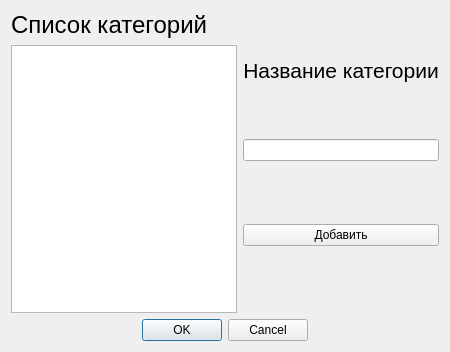
<?xml version="1.0" encoding="UTF-8"?>
<ui version="4.0">
 <class>category</class>
 <widget class="QDialog" name="category">
  <property name="geometry">
   <rect>
    <x>0</x>
    <y>0</y>
    <width>450</width>
    <height>352</height>
   </rect>
  </property>
  <property name="windowTitle">
   <string>Dialog</string>
  </property>
  <layout class="QGridLayout" name="gridLayout">
   <item row="1" column="1">
    <widget class="QDialogButtonBox" name="buttonBox">
     <property name="sizePolicy">
      <sizepolicy hsizetype="Expanding" vsizetype="Fixed">
       <horstretch>0</horstretch>
       <verstretch>0</verstretch>
      </sizepolicy>
     </property>
     <property name="orientation">
      <enum>Qt::Horizontal</enum>
     </property>
     <property name="standardButtons">
      <set>QDialogButtonBox::Cancel|QDialogButtonBox::Ok</set>
     </property>
     <property name="centerButtons">
      <bool>true</bool>
     </property>
    </widget>
   </item>
   <item row="0" column="1">
    <layout class="QHBoxLayout" name="horizontalLayout_4">
     <item>
      <layout class="QVBoxLayout" name="verticalLayout_5">
       <item>
        <widget class="QLabel" name="label_2">
         <property name="font">
          <font>
           <pointsize>18</pointsize>
          </font>
         </property>
         <property name="text">
          <string>Список категорий</string>
         </property>
        </widget>
       </item>
       <item>
        <widget class="QTableView" name="tableView"/>
       </item>
      </layout>
     </item>
     <item>
      <layout class="QVBoxLayout" name="verticalLayout_6">
       <item>
        <widget class="QLabel" name="label">
         <property name="sizePolicy">
          <sizepolicy hsizetype="Fixed" vsizetype="Fixed">
           <horstretch>0</horstretch>
           <verstretch>200</verstretch>
          </sizepolicy>
         </property>
         <property name="font">
          <font>
           <pointsize>16</pointsize>
          </font>
         </property>
         <property name="text">
          <string>Название категории</string>
         </property>
         <property name="alignment">
          <set>Qt::AlignCenter</set>
         </property>
        </widget>
       </item>
       <item>
        <spacer name="verticalSpacer_2">
         <property name="orientation">
          <enum>Qt::Vertical</enum>
         </property>
         <property name="sizeType">
          <enum>QSizePolicy::Fixed</enum>
         </property>
         <property name="sizeHint" stdset="0">
          <size>
           <width>20</width>
           <height>3</height>
          </size>
         </property>
        </spacer>
       </item>
       <item>
        <widget class="QLineEdit" name="cat"/>
       </item>
       <item>
        <spacer name="verticalSpacer">
         <property name="orientation">
          <enum>Qt::Vertical</enum>
         </property>
         <property name="sizeType">
          <enum>QSizePolicy::Fixed</enum>
         </property>
         <property name="sizeHint" stdset="0">
          <size>
           <width>20</width>
           <height>10</height>
          </size>
         </property>
        </spacer>
       </item>
       <item>
        <widget class="QPushButton" name="add_cat">
         <property name="text">
          <string>Добавить</string>
         </property>
        </widget>
       </item>
       <item>
        <spacer name="horizontalSpacer">
         <property name="orientation">
          <enum>Qt::Horizontal</enum>
         </property>
         <property name="sizeHint" stdset="0">
          <size>
           <width>40</width>
           <height>20</height>
          </size>
         </property>
        </spacer>
       </item>
      </layout>
     </item>
    </layout>
   </item>
  </layout>
 </widget>
 <resources/>
 <connections>
  <connection>
   <sender>buttonBox</sender>
   <signal>accepted()</signal>
   <receiver>category</receiver>
   <slot>accept()</slot>
   <hints>
    <hint type="sourcelabel">
     <x>248</x>
     <y>254</y>
    </hint>
    <hint type="destinationlabel">
     <x>157</x>
     <y>274</y>
    </hint>
   </hints>
  </connection>
  <connection>
   <sender>buttonBox</sender>
   <signal>rejected()</signal>
   <receiver>category</receiver>
   <slot>reject()</slot>
   <hints>
    <hint type="sourcelabel">
     <x>316</x>
     <y>260</y>
    </hint>
    <hint type="destinationlabel">
     <x>286</x>
     <y>274</y>
    </hint>
   </hints>
  </connection>
 </connections>
</ui>
